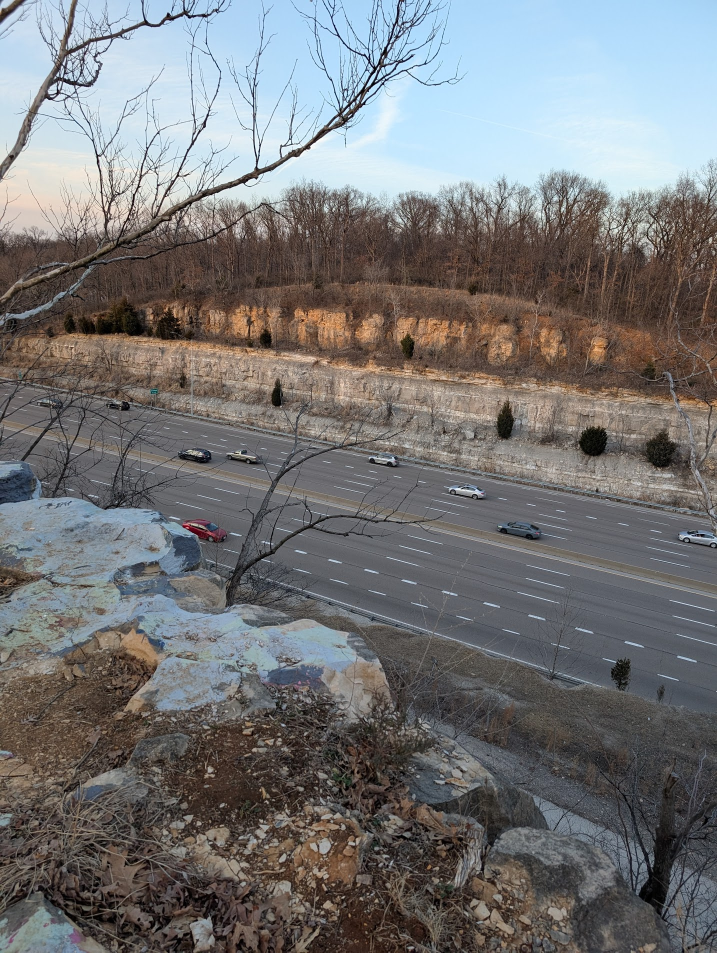
#> input picture example1/a.jpg, 1434 x 1905 px, found by its file name (shown at 1/2 size)
$ python bottomleft_cleanup.py
#> lines starting #> are read from the running program, lines starting #| are printed output that depends on the picture; pictures that were not available may be replaced by others from this repository, and a replacement may not be noted
"""Replace bottom-left corner of a textured image with the original (untextured) pixels.

Generates several outputs with increasing corner sizes, written to the workspace root.
"""
import os
import cv2
import numpy as np

ROOT = os.path.dirname(os.path.abspath(__file__))
ORIGINAL = os.path.join(ROOT, "example1", "a.jpg")
TEXTURED = os.path.join(
    ROOT,
    "example1",
    "iteration_11",
    "k4",
    "a",
    "permutations",
    "perm_040__scanlines_static_ripple_glitch.jpg",
)

orig = cv2.imread(ORIGINAL)
#> orig is the input picture: shape (1905, 1434, 3); mean B, G, R 118.4, 117.3, 117.1
tex = cv2.imread(TEXTURED)
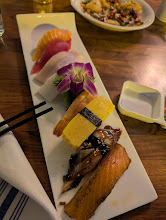
#> input picture example1/b.jpg, 166 x 220 px, given in place of perm_040__scanlines_static_ripple_glitch.jpg, which was not available
#> tex is the input picture: shape (220, 166, 3); mean B, G, R 57.6, 89.1, 121.5
if orig.shape != tex.shape:
    orig = cv2.resize(orig, (tex.shape[1], tex.shape[0]))
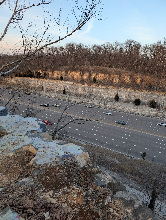
#> orig: shape (220, 166, 3); mean B, G, R 118.2, 117, 116.9

H, W = tex.shape[:2]
#> H = 220; W = 166

# Fractions of the image (width, height) the clean corner spans.
# Listed from smallest to largest.
sizes = [
    (0.25, 0.20),
    (0.40, 0.32),
    (0.55, 0.45),
    (0.70, 0.58),
]

for i, (fw, fh) in enumerate(sizes, start=1):
    cw = int(W * fw)
    ch = int(H * fh)

    # Build a soft mask: 1.0 = original, 0.0 = textured.
    # Rectangle anchored at bottom-left, with a feathered edge along
    # the top and right boundary so the transition isn't a hard line.
    mask = np.zeros((H, W), dtype=np.float32)
    y0 = H - ch
    x1 = cw
    mask[y0:H, 0:x1] = 1.0

    # Feather using a Gaussian blur. Feather width scales with corner size.
    feather = max(15, int(min(cw, ch) * 0.18))
    if feather % 2 == 0:
        feather += 1
    mask = cv2.GaussianBlur(mask, (feather, feather), 0)
    mask3 = mask[:, :, None]

    out = (orig.astype(np.float32) * mask3 + tex.astype(np.float32) * (1.0 - mask3))
    out = np.clip(out, 0, 255).astype(np.uint8)

    pct_w = int(fw * 100)
    pct_h = int(fh * 100)
    name = f"perm_040_cleancorner_{i}_w{pct_w}_h{pct_h}.jpg"
    cv2.imwrite(os.path.join(ROOT, name), out, [cv2.IMWRITE_JPEG_QUALITY, 92])
    print(f"wrote {name}  (corner {cw}x{ch}, feather {feather})")
#> this loop made 4 passes
#> pass 1, `out = (orig.astype(np.float32) * mask3 + tex.astype(np.float32) * (1.0..`:
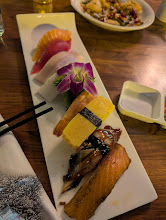
#> out: shape (220, 166, 3) float32; mean B, G, R 57.8, 89, 121; drawn with min black and max white
#> pass 2, `out = (orig.astype(np.float32) * mask3 + tex.astype(np.float32) * (1.0..`:
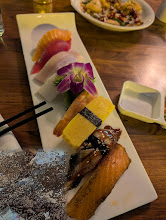
#> out: shape (220, 166, 3) float32; mean B, G, R 57.3, 87.3, 118.3; drawn with min black and max white
#> after the loop:
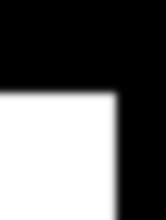
#> mask: shape (220, 166) float32; min 0, max 1, mean 0.403

print("done")
